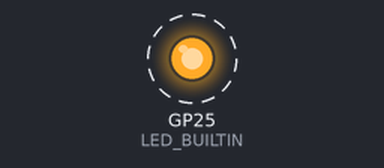
This sketch was run on a simulated Raspberry Pi Pico. Shown: output pins drawn as LEDs (lit = HIGH). Dashed ring = blinking. What the sketch prints to the serial monitor is not drawn.

Above: at 0.7 s.
Timing chart, 0 to 3.5 s (numbered marks = the images above):
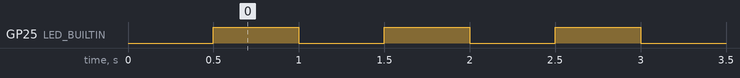

Measured:
- by itself, GP25 (LED_BUILTIN): alternates HIGH for 0.50 s and LOW for 0.50 s

The sketch:

bldc.pico.ino
```cpp
#include <stdio.h>
#include <pico/multicore.h>

// The normal, core0 setup
void setup() {
  pinMode(LED_BUILTIN, OUTPUT);
  Serial.begin(115200);
  sleep_ms(500);
  multicore_launch_core1(loop_on_core1);
}
// The normal, core0 loop
void loop() {
  Serial.println("C0: ...");
  sleep_ms(1000);
}

/// core1 deny serail,delay...
void loop_on_core1() {
  bool flag = true;
  while(true) {
    gpio_put(LED_BUILTIN, flag);
    sleep_ms(500);
    flag = ! flag;
  }
}
```
